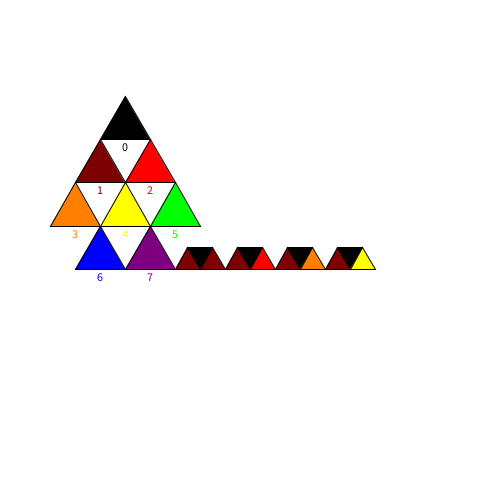
Frame 1 (no input)
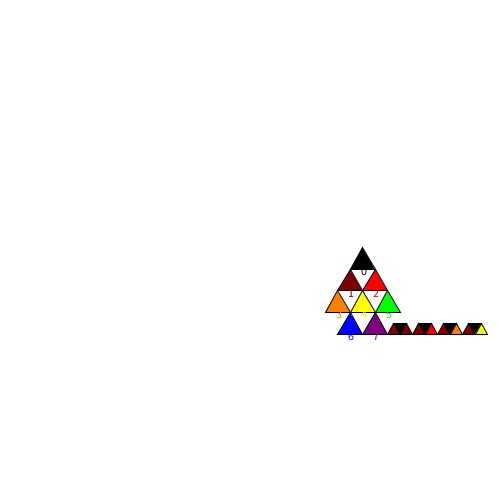
Frame 2 (the mouse pressed at the canvas centre, redrawn once)

The Processing sketch that drew these frames (run headless with seeded random() and noise(); the mouse was pressed at the canvas centre and the sketch redrawn once):

// Processing sketch: colorScaleTests
// ── colorScaleTests.pde
float[] myColors = new float[24];

float[] currentTriangle = new float[6];

float side = 50;
float h;//side*sqrt(3)/2
float r;//h/3
float x,y;//position of triangle midpoint
float theta = PI;


void setup(){
 size(500,500);
 x = width/4;
 y = height/4;
 
}

void draw(){
  h = sqrt(3)*side/2;
  r = 2*h/3;
  background(255);
  stroke(0);
  fill(0,0,0);
  makeTriangle();
  text("0",x - 0.07*side,y + 0.6*h);
  x -= 1.5*side;
  y += h;
  x += side;
  fill(127,0,0);
  makeTriangle();
  text("1",x - 0.07*side,y + 0.6*h);
  x += side;
  fill(255,0,0);
  makeTriangle();
  text("2",x - 0.07*side,y + 0.6*h);

  y += h;
  x -= 2.5*side;
  x += side;
  fill(255,127,0);
  makeTriangle();
  text("3",x - 0.07*side,y + 0.6*h);
  x += side;
  fill(255,255,0);
  makeTriangle();
  text("4",x - 0.07*side,y + 0.6*h);

  x += side;
  fill(0,255,0);

  makeTriangle();
  text("5",x - 0.07*side,y + 0.6*h);

  y += h;
  x -= 1.5*side;
    fill(0,0,255);

  makeTriangle();
  text("6",x - 0.07*side,y + 0.6*h);

  x += side;
  fill(127,0,127);
  
  makeTriangle();
  text("7",x - 0.07*side,y + 0.6*h);

  fill(127,0,0);
  side /= 2;
  h = sqrt(3)*side/2;
  r = 2*h/3;
  x += 1.5*side;
  y += h/3;
  makeTriangle();
  x += side/2;
  y -= h/3;
  theta = 0;
  fill(0);
  makeTriangle();
  x += side/2;
  y += h/3;
  theta = PI;
  fill(127,0,0);
  makeTriangle();
  x += side;
  makeTriangle();
  x += side/2;
  y -= h/3;
  theta = 0;
  fill(0);
  makeTriangle();
  x += side/2;
  y += h/3;
  theta = PI;
  fill(255,0,0);
  makeTriangle();

  x += side;
  fill(127,0,0);
  makeTriangle();
  x += side/2;
  y -= h/3;
  theta = 0;
  fill(0);
  makeTriangle();
  x += side/2;
  y += h/3;
  theta = PI;
  fill(255,127,0);
  makeTriangle();
  x += side;
  fill(127,0,0);
  makeTriangle();
  x += side/2;
  y -= h/3;
  theta = 0;
  fill(0);
  makeTriangle();
  x += side/2;
  y += h/3;
  theta = PI;
  fill(255,255,0);
  makeTriangle();


  noLoop();
}

void makeTriangle(){
   for(int index = 0;index < 6; index += 2){
      currentTriangle[index] = x + r*cos(-2*PI/12 + theta + index*2*PI/3);
      currentTriangle[index + 1] = y + r*sin(-2*PI/12 + theta + index*2*PI/3);
   }
  triangle(currentTriangle[0],currentTriangle[1],currentTriangle[2],currentTriangle[3],currentTriangle[4],currentTriangle[5]);
}
